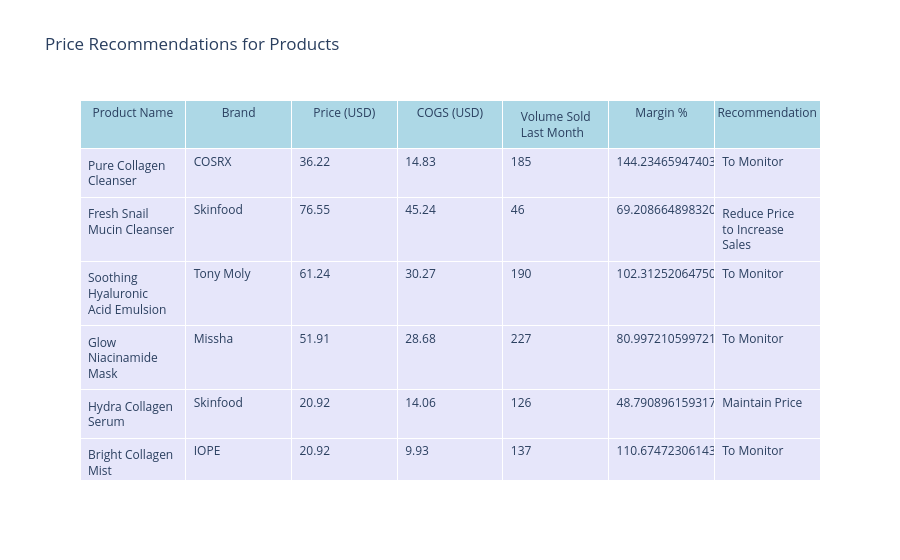

This figure's notebook cell:
### Code cell
import plotly.graph_objects as go

cols_to_show = ['Product Name', 'Brand', 'Price (USD)', 'COGS (USD)', 'Volume Sold Last Month','Margin %', 'Recommendation']

fig = go.Figure(data=[go.Table(
    header=dict(values=cols_to_show, fill_color='lightblue', align='center'),
    cells=dict(values=[data[col] for col in cols_to_show], fill_color='lavender', align='left'))
])
fig.update_layout(title='Price Recommendations for Products')
fig.show()

### Figure 1 — Plotly figure (JSON) as saved in the notebook; plotly's stock layout.template omitted (floating-point values rounded to 4 significant figures; data arrays with more than 128 entries replaced by an {"elided": "..."} marker saying what was removed)
{"data": [{"cells": {"align": "left", "fill": {"color": "lavender"}, "values": {"elided": "7x100 mixed values"}}, "header": {"align": "center", "fill": {"color": "lightblue"}, "values": ["Product Name", "Brand", "Price (USD)", "COGS (USD)", "Volume Sold Last Month", "Margin %", "Recommendation"]}, "type": "table"}], "layout": {"autosize": true, "title": {"text": "Price Recommendations for Products"}}}
